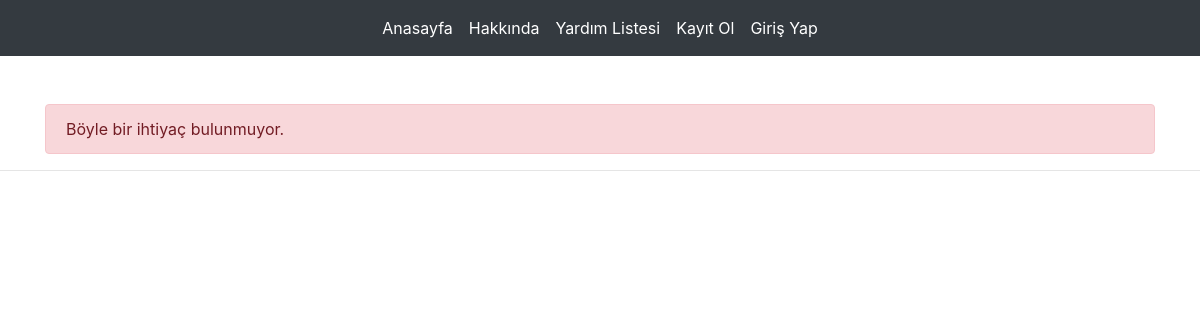
Page /need/2 on the earlier database version.
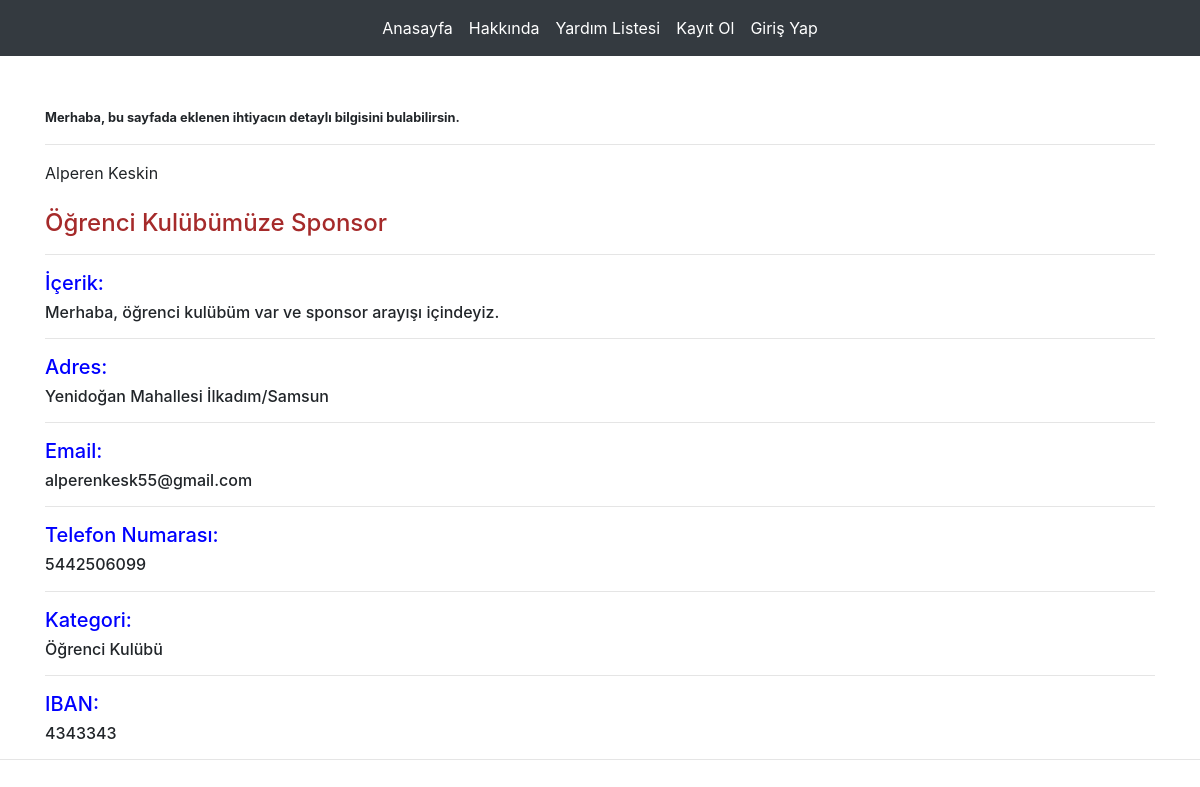
Same page on the later database version.
### app.py (models this page shows)
class User(db.Model):
    id = db.Column(db.Integer, primary_key=True)
    name= db.Column(db.String(15), unique=True)
    username = db.Column(db.String(15), unique=True)
    email = db.Column(db.String(50), unique=True)
    password = db.Column(db.String(25), unique=True)

class Need(db.Model):
    id = db.Column(db.Integer, primary_key=True)
    title = db.Column(db.String(100))
    content = db.Column(db.String(1000))
    address = db.Column(db.String(1000))
    email = db.Column(db.String(45))
    phone = db.Column(db.Integer)
    category = db.Column(db.String(40))
    iban = db.Column(db.String(50))
    created_date = db.Column(db.DateTime, nullable=False, default=datetime.utcnow)

### app.py (the view)
@app.route('/need/<string:id>')
def need(id):
    need = Need.query.filter_by(id = id).first()
    user = User.query.filter_by(id = id).first()
    return render_template('need.html', need = need, user = user)

### templates/need.html
{% extends "base.html" %}
{% block body %}
{% if need %}
<small>
    <strong>
        Merhaba, bu sayfada eklenen ihtiyacın detaylı bilgisini bulabilirsin.
    </strong>
</small>
<hr>
{{ user.name }}
<br><br>
<h4 style="color:brown">{{ need.title }}</h4>
<hr>
<h5 style="color:blue">İçerik: <br>
    <h6>{{ need.content }}</h6>
</h5>
<hr>
<h5 style="color:blue">Adres: <br>
<h6>{{ need.address }}</h6>
</h5>
<hr>
<h5 style="color:blue">Email: <br>
<h6>{{ need.email }}</h6>
</h5>
<hr>
<h5 style="color:blue">Telefon Numarası: <br>
<h6>{{ need.phone }}</h6>
</h5>
<hr>
<h5 style="color:blue">Kategori: <br>
<h6>{{ need.category }}</h6>
</h5>
<hr>
<h5 style="color:blue">IBAN: <br>
<h6>{{ need.iban }}</h6>
</h5>
{% else %}
    <div class="alert alert-danger">
        Böyle bir ihtiyaç bulunmuyor.
    </div>
{% endif %}
{% endblock body %}

### templates/base.html (shortened to what this page needs)
<!DOCTYPE html>
<html lang="en">
<head>
    <link rel="stylesheet" href="https://maxcdn.bootstrapcdn.com/bootstrap/4.0.0/css/bootstrap.min.css">
</head>
<body>
    {% include "includes/navbar.html" %}
    <br><br>
    <div class="container">
        {% block body %}
        {% endblock body %}
    </div>
    <hr>
</body>
</html>

### templates/includes/navbar.html (shortened to what this page needs)
      <nav class="navbar navbar-expand-lg navbar-dark bg-dark">
        <div class="collapse navbar-collapse justify-content-md-center" id="navbarsExample08">
          <ul class="navbar-nav">
            <li class="nav-item active">
              <a class="nav-link" href="/">Anasayfa</a>
            </li>
            <li class="nav-item active">
              <a class="nav-link" href="/about">Hakkında</a>
            </li>
            <li class="nav-item active">
              <a class="nav-link" href="/needs">Yardım Listesi</a>
            </li>
            {% if session['logged_in'] %}
              <li class="nav-item active">
                <a class="nav-link" href="/dashboard">Kontrol Paneli</a>
              </li>
              <li class="nav-item active">
                  <a class="nav-link" href="/logout">Çıkış</a>
              </li>
            {% else %}
              <li class="nav-item active">
                <a class="nav-link" href="/register">Kayıt Ol</a>
              </li>
              <li class="nav-item active">
                  <a class="nav-link" href="/login">Giriş Yap</a>
              </li>
            {% endif %}
          </ul>
        </div>
      </nav>

Differences in the rows shown:
added User: name "Alperen Keskin"
added Need: title "Öğrenci Kulübümüze Sponsor", content "Merhaba, öğrenci kulübüm var ve sponsor arayışı içindeyiz.", address "Yenidoğan Mahallesi İlkadım/Samsun", email "alperenkesk55@gmail.com", phone "5442506099", category "Öğrenci Kulübü", iban "4343343"
Other differences:
text no longer shown: "Böyle bir ihtiyaç bulunmuyor."
text now shown: "Merhaba, bu sayfada eklenen ihtiyacın detaylı bilgisini bulabilirsin. İçerik: Adres: Email: Telefon Numarası: Kategori: IBAN:"
